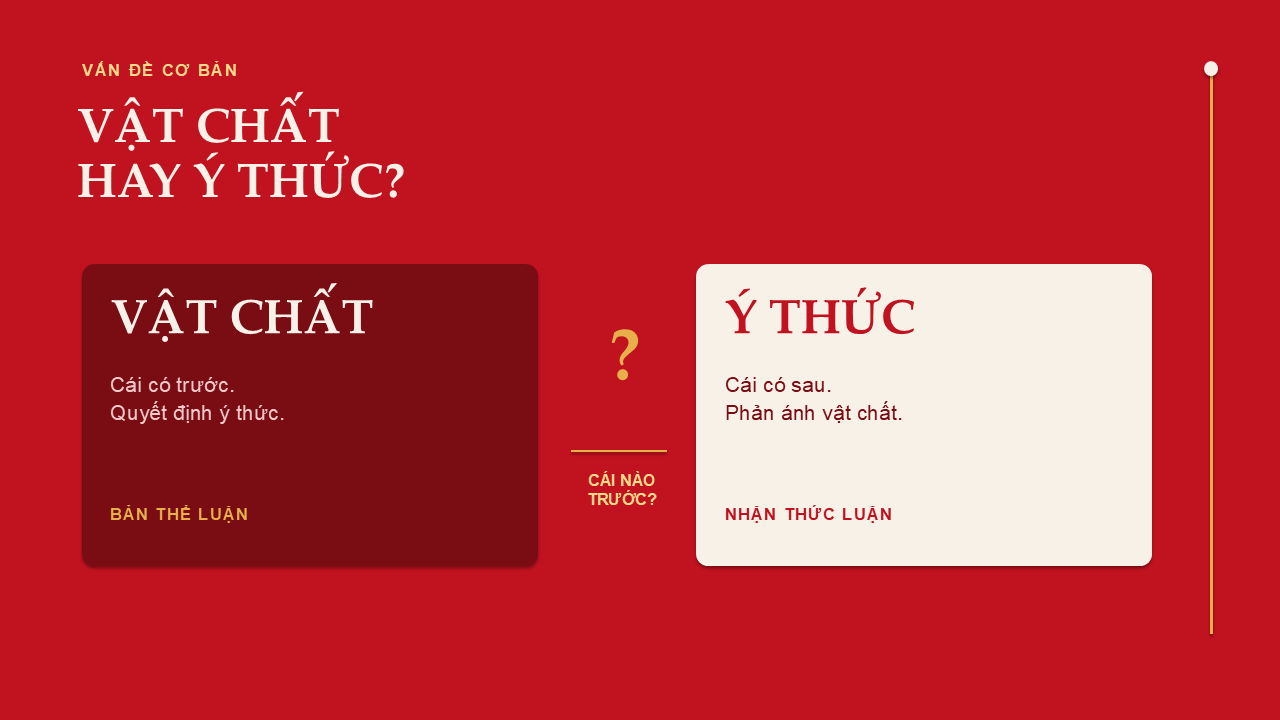
#> input picture experiments/T069-20261104-opencode-directed-deck/preview/slide-03.png, 1280 x 720 px; its folder holds 4 pictures in this run
$ python make_morph_sheet.py
#> lines starting #> are read from the running program, lines starting #| are printed output that depends on the picture
"""Contact sheet for the four T069 state-pair Morphs (static endpoints)."""
from pathlib import Path

from PIL import Image, ImageDraw, ImageFont

ROOT = Path(__file__).resolve().parents[1]
PREVIEW = ROOT / "preview"

PAIRS = [
    ("3", "4", "VẬT CHẤT / Ý THỨC  ->  VẬT CHẤT QUYẾT ĐỊNH"),
    ("5", "6", "HAI CÁCH NHÌN  ->  BIỆN CHỨNG"),
    ("8", "9", "BA BỘ PHẬN  ->  MỘT CHỈNH THỂ"),
    ("12", "13", "LUẬN CƯƠNG  ->  CẢI TẠO THẾ GIỚI"),
]

W, H = 1280, 720
THUMB_W = 560
THUMB_H = int(THUMB_W * H / W)
MARGIN = 32
LABEL_H = 44
HEADER_H = 72
COLS = 2
ROWS = len(PAIRS)

canvas_w = MARGIN * 2 + THUMB_W * COLS + MARGIN
canvas_h = HEADER_H + MARGIN + ROWS * (THUMB_H + LABEL_H + MARGIN)
canvas = Image.new("RGB", (canvas_w, canvas_h), "#F7F1E8")
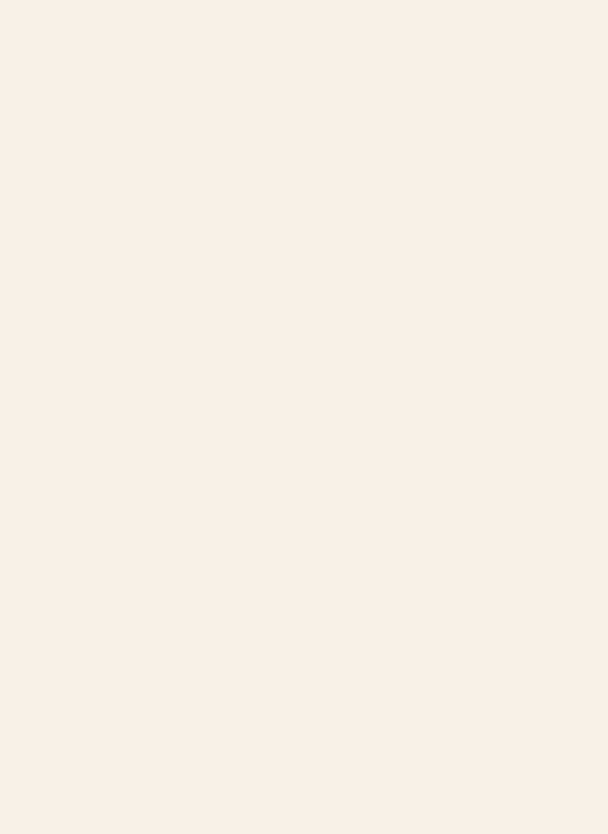
#> canvas: PIL image 1216x1668 RGB (shown at 1/2 size); mean R, G, B 247, 241, 232
draw = ImageDraw.Draw(canvas)
font_path = "C:/Windows/Fonts/arialbd.ttf"
font = ImageFont.truetype(font_path, 22)
small = ImageFont.truetype(font_path, 16)
head = ImageFont.truetype(font_path, 30)

draw.text((MARGIN, 20), "T069 — bốn cặp trạng thái, bốn Morph có nghĩa (1.2 s, byObject)",
          fill="#C1121F", font=head)

for row, (a, b, label) in enumerate(PAIRS):
    top = HEADER_H + MARGIN + row * (THUMB_H + LABEL_H + MARGIN)
    for col, (idx, tag) in enumerate([(a, "TRƯỚC"), (b, "SAU")]):
        img = Image.open(PREVIEW / f"slide-{int(idx):02d}.png").convert("RGB")
#> img is the input picture: PIL image 1280x720 RGB; mean R, G, B 191.1, 52.8, 61.1
        img = img.resize((THUMB_W, THUMB_H), Image.LANCZOS)
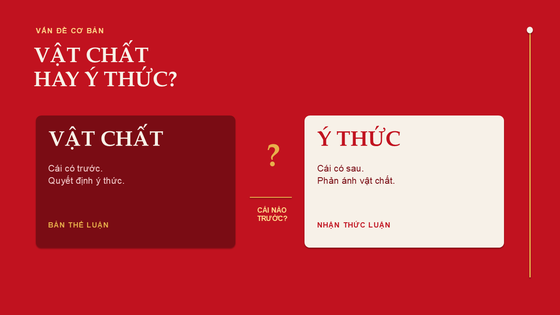
#> img: PIL image 560x315 RGB; mean R, G, B 191.1, 52.8, 61.1
        x = MARGIN + col * (THUMB_W + MARGIN)
        canvas.paste(img, (x, top))
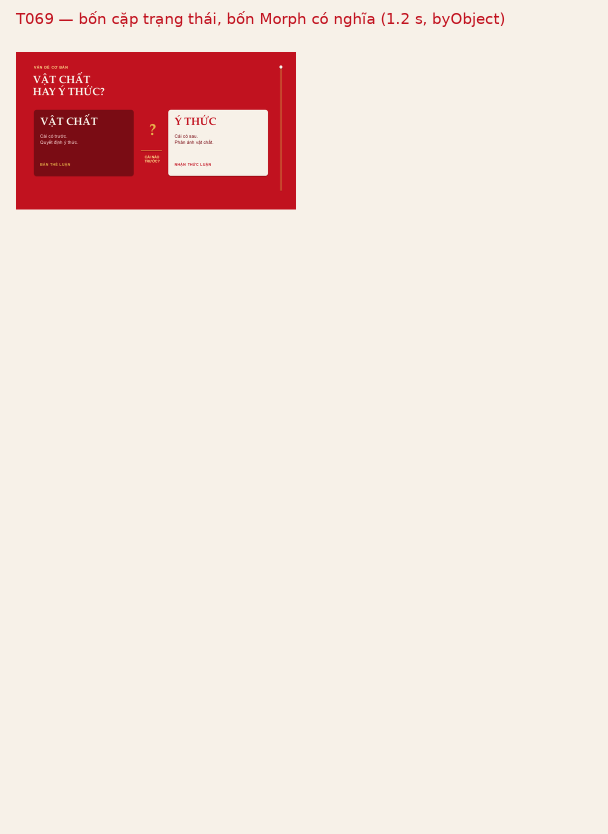
#> canvas: PIL image 1216x1668 RGB (shown at 1/2 size); mean R, G, B 242, 224, 216.6
#> (the run stopped early here; a loop or call above may not have finished)
